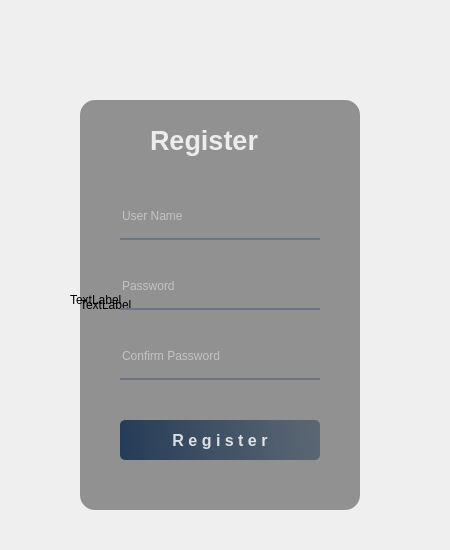
<?xml version="1.0" encoding="UTF-8"?>
<ui version="4.0">
 <class>Form</class>
 <widget class="QWidget" name="Form">
  <property name="geometry">
   <rect>
    <x>0</x>
    <y>0</y>
    <width>450</width>
    <height>550</height>
   </rect>
  </property>
  <property name="windowTitle">
   <string>Form</string>
  </property>
  <widget class="QWidget" name="widget" native="true">
   <property name="geometry">
    <rect>
     <x>20</x>
     <y>10</y>
     <width>401</width>
     <height>511</height>
    </rect>
   </property>
   <widget class="QLabel" name="label">
    <property name="geometry">
     <rect>
      <x>50</x>
      <y>70</y>
      <width>300</width>
      <height>440</height>
     </rect>
    </property>
    <property name="styleSheet">
     <string notr="true">border-image: url(:/image/C:/Users/Quoc Anh/Pictures/Camera Roll/moutain.jpg);
border-radius: 20px;</string>
    </property>
    <property name="text">
     <string>TextLabel</string>
    </property>
   </widget>
   <widget class="QLabel" name="label_2">
    <property name="geometry">
     <rect>
      <x>60</x>
      <y>90</y>
      <width>280</width>
      <height>410</height>
     </rect>
    </property>
    <property name="styleSheet">
     <string notr="true">background-color: rgba(0,0,0,100);
border-radius: 15px;</string>
    </property>
    <property name="text">
     <string>TextLabel</string>
    </property>
   </widget>
   <widget class="QLabel" name="label_3">
    <property name="geometry">
     <rect>
      <x>130</x>
      <y>110</y>
      <width>141</width>
      <height>40</height>
     </rect>
    </property>
    <property name="font">
     <font>
      <pointsize>20</pointsize>
      <weight>75</weight>
      <bold>true</bold>
     </font>
    </property>
    <property name="styleSheet">
     <string notr="true">color: rgba(255,255,255,210);</string>
    </property>
    <property name="text">
     <string>Register</string>
    </property>
   </widget>
   <widget class="QLineEdit" name="lineEdit">
    <property name="geometry">
     <rect>
      <x>100</x>
      <y>190</y>
      <width>200</width>
      <height>40</height>
     </rect>
    </property>
    <property name="styleSheet">
     <string notr="true">background-color: rgba(0,0,0,0);
border: none;
border-bottom: 2px solid rgba(105, 118, 132, 255);
color: rgba(255, 255, 255, 230);
padding-bottom: 7px;</string>
    </property>
    <property name="placeholderText">
     <string>User Name</string>
    </property>
   </widget>
   <widget class="QLineEdit" name="lineEdit_2">
    <property name="geometry">
     <rect>
      <x>100</x>
      <y>260</y>
      <width>200</width>
      <height>40</height>
     </rect>
    </property>
    <property name="styleSheet">
     <string notr="true">background-color: rgba(0,0,0,0);
border: none;
border-bottom: 2px solid rgba(105, 118, 132, 255);
color: rgba(255, 255, 255, 230);
padding-bottom: 7px;</string>
    </property>
    <property name="echoMode">
     <enum>QLineEdit::Password</enum>
    </property>
    <property name="placeholderText">
     <string>Password</string>
    </property>
   </widget>
   <widget class="QPushButton" name="pushButton">
    <property name="geometry">
     <rect>
      <x>100</x>
      <y>410</y>
      <width>200</width>
      <height>40</height>
     </rect>
    </property>
    <property name="font">
     <font>
      <pointsize>12</pointsize>
      <weight>75</weight>
      <bold>true</bold>
     </font>
    </property>
    <property name="styleSheet">
     <string notr="true">QPushButton#pushButton{
	background-color: qlineargradient(spread:pad, x1:0, y1:0.505682, x2:1, y2:0.477, stop: 0 rgba(20,47, 78,219), stop: 1 rgba(85,98, 112,226));
color: rgba(255,255,255,210);
border-radius: 5px; 
}
QPushButton#pushButton:hover{
	background-color: qlineargradient(spread:pad, x1:0, y1:0.505682, x2:1, y2:0.477, stop: 0 rgba(40,67, 98,219), stop: 1 rgba(105,118, 132,226));
color: rgba(255,255,255,210);
border-radius: 5px; 
}
QPushButton#pushButton:pressed{
	padding-left: 5px;
	padding-top: 5px;
	background-color: rgba(105,118,132,200);
}</string>
    </property>
    <property name="text">
     <string>R e g i s t e r</string>
    </property>
   </widget>
   <widget class="QLineEdit" name="lineEdit_3">
    <property name="geometry">
     <rect>
      <x>100</x>
      <y>330</y>
      <width>200</width>
      <height>40</height>
     </rect>
    </property>
    <property name="styleSheet">
     <string notr="true">background-color: rgba(0,0,0,0);
border: none;
border-bottom: 2px solid rgba(105, 118, 132, 255);
color: rgba(255, 255, 255, 230);
padding-bottom: 7px;</string>
    </property>
    <property name="echoMode">
     <enum>QLineEdit::Password</enum>
    </property>
    <property name="placeholderText">
     <string>Confirm Password</string>
    </property>
   </widget>
  </widget>
 </widget>
 <resources>
  <include location="res2.qrc"/>
 </resources>
 <connections/>
</ui>
